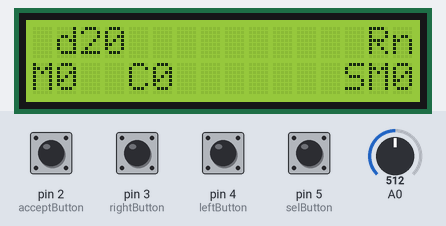
A sketch run on a simulated Arduino Uno, built with avr-gcc and run on an emulated ATmega328P. Shown: 16×2 character LCD. Inputs (shaded band) come from the test bench; at power-on: pin 2 (acceptButton), pin 3 (rightButton), pin 4 (leftButton), pin 5 (selButton) LOW, A0 = 512. Random numbers use the default seed unless the sketch sets one.

Above: at 1.2 s.
1.3 s: pin 2 (acceptButton) pulled HIGH for 0.15 s
3.0 s: pin 5 (selButton) pulled HIGH for 0.15 s
At 3.4 s:
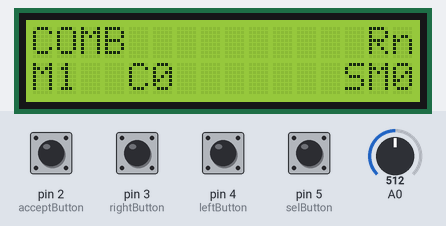
6.1 s: pin 5 (selButton) pulled HIGH for 1 s
At 7.4 s:
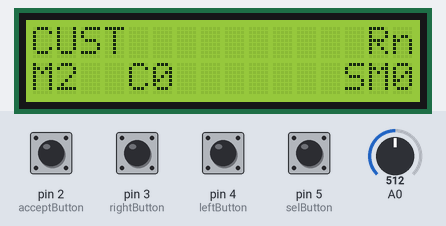
8.6 s: pin 2 (acceptButton) pulled HIGH for 1 s
At 9.5 s:
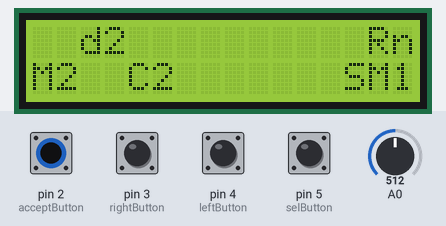
11.1 s: pin 2 (acceptButton) pulled HIGH for 0.15 s
At 12.4 s:
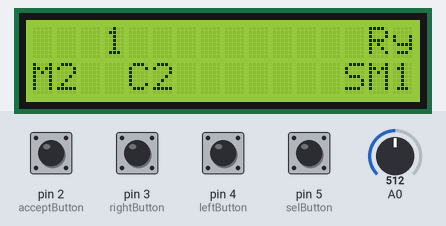
12.7 s: pin 5 (selButton) pulled HIGH for 0.15 s
At 13.2 s:
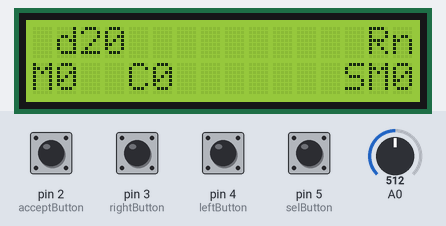
Timing chart, 0 to 15.7 s (numbered marks = the images above; inputs shaded):
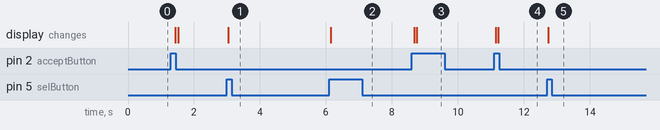

Measured:
- after the input at 3.0 s, the display: changes at once (image 1)
- after the input at 8.6 s, the display: first changes after 0.08 s (image 3 shows a later state)
- after the input at 11.1 s, the display: first changes after 0.05 s (image 4 shows a later state)
- after the input at 12.7 s, the display: changes at once (image 5)

The sketch:

D_infinity.ino
```cpp
#include  <Wire.h>
#include  <LiquidCrystal_I2C.h>

#define DICEMENUSINGLE 0
#define DICEMENUCOMBINATION 1
#define DICEMENUCUSTOM 2

String formatNumberForLCD(int iNumberToConvert);

LiquidCrystal_I2C lcd(0x27,16,2);  // set the LCD address to 0x27 for a 16 chars and 2 line display

// Variables determining pins connected to the different buttons
const int selButton = 5;
const int leftButton = 4;
const int rightButton = 3;
const int acceptButton = 2;

// Variables for button states
int currentButtonStateSel = 0;
int lastButtonStateSel = 0;
int currentButtonStateL = 0;
int lastButtonStateL = 0;
int currentButtonStateR = 0;
int lastButtonStateR = 0;
int currentButtonStateA = 0;
int lastButtonStateA = 0;

// Variables for menuing
int menuValue = 0;
int subMenuValue = 0;
int choiceValue = 0;
bool inResultMenu = false;
bool inSubMenu = false;

// Values for dice rolls and results
int diceValue = 20;
long diceResult = 0;

// Variables for creating the proper display
String result = "0000";
String leadingZeroes = "0";
String displayValue = " d20";

void setup()
{
  // Initialize lcd, serial monitor and pins
  lcd.init();
  lcd.backlight();
  Serial.begin(9600);
  pinMode(selButton, INPUT);
  pinMode(leftButton, INPUT);
  pinMode(rightButton, INPUT);
  pinMode(acceptButton, INPUT);

  // Generate random seed based on error readings from analog pin 0
  randomSeed(analogRead(0));
}

void loop()
{
  // Save previous button values to register one button press on hold of the button
  lastButtonStateSel = currentButtonStateSel;
  lastButtonStateL = currentButtonStateL;
  lastButtonStateR = currentButtonStateR;
  lastButtonStateA = currentButtonStateA;

   // Register current input from the 4 buttons
  currentButtonStateSel = digitalRead(selButton);
  currentButtonStateL = digitalRead(leftButton);
  currentButtonStateR = digitalRead(rightButton);
  currentButtonStateA = digitalRead(acceptButton);

  // Switch through main menus using the select button
  if (currentButtonStateSel == HIGH && lastButtonStateSel == LOW) {
        menuValue++;
        if(menuValue >= 3){
          menuValue = 0;
        }
        choiceValue = 0;
        subMenuValue = 0;
        inResultMenu = false;
        result = "0000";
        diceResult = 0;
  }

  // If we're not displaying a roll result perform the functions of each different menu to combine dice and modifiers
  if(inResultMenu){
      displayValue = result;
    if(currentButtonStateA == HIGH && lastButtonStateA == LOW){
      inResultMenu = false;
      result = "0000";
    }
  }else{
    switch (menuValue) {
    case DICEMENUSINGLE:
      singleDie();
      break;
    case DICEMENUCOMBINATION:
      combinationDice();
      break;
    case DICEMENUCUSTOM:
      customDice();
      break;
    }
  }

  // Render graphical interface
  lcd.clear();
  lcd.print(displayValue);

  // All of these extra lcd prints are just for debugging and completely unnecessary
  lcd.setCursor(0,1);
  lcd.print("M");
  lcd.setCursor(1,1);
  lcd.print(menuValue);
  lcd.setCursor(13,1);
  lcd.print("SM");
  lcd.setCursor(15,1);
  lcd.print(subMenuValue);
  lcd.setCursor(4,1);
  lcd.print("C");
  lcd.setCursor(5,1);
  lcd.print(choiceValue);
  lcd.setCursor(14,0);
  lcd.print("R");
  lcd.setCursor(15,0);
  if(inResultMenu){
    lcd.print("y");
  } else{
    lcd.print("n");
  }

  // Delay to reduce refresh rate of the screen in a janky way -> should use custom delay that doesn't interfere with any processes. Counter system?
  delay(50);
}

void singleDie(){
  // Use left and right buttons to determine a dice choice.
  if (currentButtonStateR == HIGH && lastButtonStateR == LOW) {
    choiceValue++;
    choiceValue = choiceValue >= 8 ? 0 : choiceValue;
  } else if(currentButtonStateL == HIGH && lastButtonStateL == LOW){
    choiceValue--;
    choiceValue = choiceValue < 0 ? 7 : choiceValue;
  }

  // Choose die and display properties based on the choice value
  chooseDie();

  // Go to result menu and determine what to display there.
  if (currentButtonStateA == HIGH && lastButtonStateA == LOW && inResultMenu == false) {
       inResultMenu = true;
       diceResult = random(1, diceValue+1);
       result = formatNumberForLCD(diceResult);
  //     if(diceResult<10){
  //       leadingZeroes = "   ";
  //       result = leadingZeroes + diceResult;
  //     }else if(diceResult<100){
  //       leadingZeroes = "  ";
  //       result = leadingZeroes + diceResult;
  //     }else if(diceResult<=1000){
  //       leadingZeroes = " ";
  //       result = leadingZeroes + diceResult;
  //     }else{
  //       result = String(diceResult);
  //     }
  }
}

void combinationDice(){
  switch (subMenuValue){
    case 0:
      if(currentButtonStateA == HIGH && lastButtonStateA == LOW){
        subMenuValue++;
      }else{
        displayValue = "COMB";
      }
      break;
    case 1:
      // Use left and right buttons to determine a dice choice.
      if (currentButtonStateR == HIGH && lastButtonStateR == LOW) {
        choiceValue++;
        choiceValue = choiceValue >= 10 ? 0 : choiceValue;
      } else if(currentButtonStateL == HIGH && lastButtonStateL == LOW){
        choiceValue--;
        choiceValue = choiceValue < 0 ? 9 : choiceValue;
      }

      // Choose die and display properties based on the choice value
      if(choiceValue==8){
        displayValue = " MOD";
        diceValue = 1;
      }else if(choiceValue==9){
        displayValue = "ROLL";
      }else{
        chooseDie();
      }

      // Go to result menu if ROLL is selected, otherwise choose number of dice to add to result.
      if(currentButtonStateA == HIGH && lastButtonStateA == LOW && choiceValue == 9){
        inResultMenu = true;
        if(diceResult<10){
          leadingZeroes = "   ";
          result = leadingZeroes + diceResult;
        }else if(diceResult<100){
          leadingZeroes = "  ";
          result = leadingZeroes + diceResult;
        }else if(diceResult<=1000){
          leadingZeroes = " ";
          result = leadingZeroes + diceResult;
        }else{
          result = String(diceResult);
        }
      }else if(currentButtonStateA == HIGH && lastButtonStateA == LOW){
        choiceValue = 1;
        subMenuValue++;
      }
      break;
    case 2:
      // Choose the number of dice to add to the total
      if (currentButtonStateR == HIGH && lastButtonStateR == LOW) {
        choiceValue++;
        choiceValue = choiceValue >= 101 ? 0 : choiceValue;
      } else if(currentButtonStateL == HIGH && lastButtonStateL == LOW){
        choiceValue--;
        choiceValue = choiceValue < 0 ? 100 : choiceValue;
      }

      // Add leading zeros to the display
      if(choiceValue<10){
        leadingZeroes = "   ";
        displayValue = leadingZeroes + choiceValue;
      }else if(choiceValue<100){
        leadingZeroes = "  ";
        displayValue = leadingZeroes + choiceValue;
      }else if(choiceValue<=1000){
        leadingZeroes = " ";
        displayValue = leadingZeroes + choiceValue;
      }else{
        displayValue = String(choiceValue);
      }

      // If the accept button is pressed add the chosen die choiceValue number of times and add it to the diceresult
      if(currentButtonStateA == HIGH && lastButtonStateA == LOW){
        for (int i = 1; i <= choiceValue; i++) {
          diceResult = diceResult + random(1, diceValue+1);
          Serial.println(diceResult);
        }
        subMenuValue = 1;
        choiceValue = 0;
      }
      break;
  }
}

void customDice(){
  switch (subMenuValue){
    case 0:
      // Enter custom menu
      if(currentButtonStateA == HIGH && lastButtonStateA == LOW){
        choiceValue = 2;
        subMenuValue++;
      }else{
        displayValue = "CUST";
      }
      break;
    case 1:
      // Use left and right buttons to determine a dice choice.
      if (currentButtonStateR == HIGH && lastButtonStateR == LOW) {
        choiceValue++;
        choiceValue = choiceValue >= 101 ? 2 : choiceValue;
      } else if(currentButtonStateL == HIGH && lastButtonStateL == LOW){
        choiceValue--;
        choiceValue = choiceValue < 2 ? 100 : choiceValue;
      }

      diceValue = choiceValue;

      // Choose die and display properties based on the choice value
      if(choiceValue<10){
        leadingZeroes = "  d";
        displayValue = leadingZeroes + choiceValue;
      }else if(choiceValue<100){
        leadingZeroes = " d";
        displayValue = leadingZeroes + choiceValue;
      }else if(choiceValue<=1000){
        leadingZeroes = "d";
        displayValue = leadingZeroes + choiceValue;
      }else{
        displayValue = String(choiceValue);
      }

      // Go to result menu and determine what to display there.
      if (currentButtonStateA == HIGH && lastButtonStateA == LOW && inResultMenu == false) {
          inResultMenu = true;
          diceResult = random(1, diceValue+1);
          if(diceResult<10){
            leadingZeroes = "   ";
            result = leadingZeroes + diceResult;
          }else if(diceResult<100){
            leadingZeroes = "  ";
            result = leadingZeroes + diceResult;
          }else if(diceResult<=1000){
            leadingZeroes = " ";
            result = leadingZeroes + diceResult;
          }else{
            result = String(diceResult);
          }
      }
  }
}

void chooseDie(){
  switch(choiceValue)
    {
      case 0:
        displayValue = " d20";
        diceValue = 20;
        break;
      case 1:
        displayValue = "  d2";
        diceValue = 2;
        break;
      case 2:
        displayValue = "  d4";
        diceValue = 4;
        break;
      case 3:
        displayValue = "  d6";
        diceValue = 6;
        break;
      case 4:
        displayValue = "  d8";
        diceValue = 8;
        break;
      case 5:
        displayValue = " d10";
        diceValue = 10;
        break;
      case 6:
        displayValue = " d12";
        diceValue = 12;
        break;
      case 7:
        displayValue = "d100";
        diceValue = 100;
        break;
    }
}

String formatNumberForLCD(int iNumberToConvert)
{
  char StringToReturn[4] = {" "};
  snprintf(StringToReturn, 5, "% 4d", iNumberToConvert);
  return StringToReturn;
}
```
